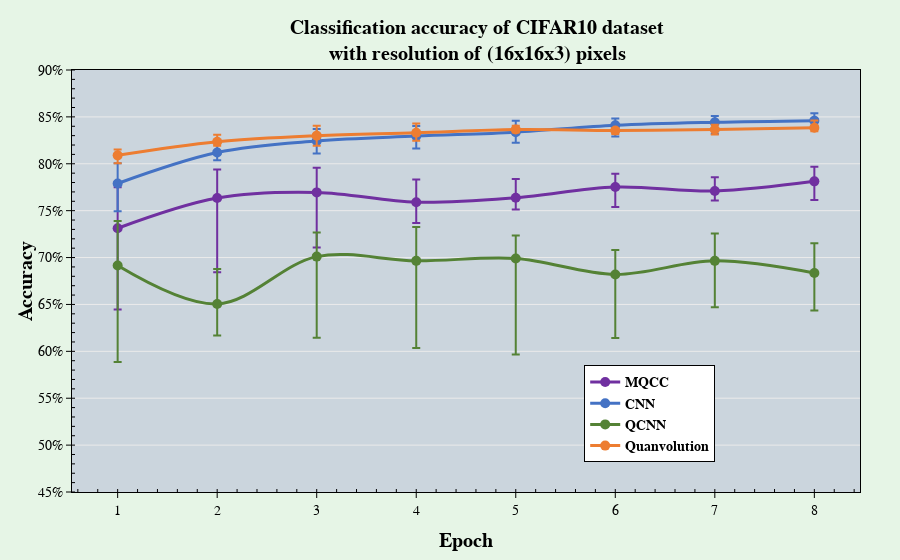

Notebook source saved alongside this figure:
### Code cell
from qcc.graph import plot

# dfs[:] = [dfs[i] for i in [1, 0]]
fig = plot(*dfs, title=title,

# Log Loss
# ylabel="Log Loss", xlabel="Iteration", legend=(0.65, 0.6), xaxis_tickformat= ',.2r', xaxis_dtick=2000, yaxis_range = [0, 0.7])
# yaxis_tickformat= ',.0%', xaxis_dtick=1

# Accuracy
ylabel="Accuracy", xlabel="Epoch", legend=(0.65, 0.3), yaxis_tickformat= ',.0%', xaxis_dtick=1, yaxis_range = [0.45, .9])

# Number of X
# ylabel="Number of Training Parameters", xlabel="Data Size", legend=(0.4, 0.95),)

fig.show()

### Figure 1 — Plotly figure (JSON) as saved in the notebook; plotly's stock layout.template omitted (floating-point values rounded to 4 significant figures)
{"data": [{"error_y": {"array": [0.04379, 0.03046, 0.02623, 0.02411, 0.0199, 0.01407, 0.01473, 0.01571], "arrayminus": [0.08669, 0.07906, 0.05883, 0.02211, 0.0125, 0.02127, 0.01013, 0.01991], "symmetric": false, "type": "data"}, "marker": {"color": "#7030A0"}, "name": "<b>MQCC", "type": "scatter", "x": [1, 2, 3, 4, 5, 6, 7, 8], "y": [0.7313, 0.7635, 0.7695, 0.759, 0.7638, 0.7753, 0.771, 0.7813]}, {"error_y": {"array": [0.02169, 0.01175, 0.0128, 0.0107, 0.01212, 0.007157, 0.006793, 0.007778], "arrayminus": [0.02969, 0.00815, 0.0133, 0.0131, 0.01132, 0.01186, 0.01249, 0.005578], "symmetric": false, "type": "data"}, "marker": {"color": "#4472C4"}, "name": "<b>CNN", "type": "scatter", "x": [1, 2, 3, 4, 5, 6, 7, 8], "y": [0.779, 0.812, 0.8243, 0.8295, 0.8338, 0.841, 0.8443, 0.846]}, {"error_y": {"array": [0.04756, 0.03731, 0.02564, 0.03614, 0.02465, 0.02611, 0.02925, 0.03184], "arrayminus": [0.103, 0.03351, 0.08644, 0.09294, 0.1022, 0.06771, 0.04945, 0.04004], "symmetric": false, "type": "data"}, "marker": {"color": "#548235"}, "name": "<b>QCNN", "type": "scatter", "x": [1, 2, 3, 4, 5, 6, 7, 8], "y": [0.6915, 0.6505, 0.701, 0.6965, 0.699, 0.682, 0.6965, 0.6835]}, {"error_y": {"array": [0.006345, 0.00758, 0.0105, 0.009821, 0.003995, 0.00259, 0.005077, 0.007529], "arrayminus": [0.008545, 0.00418, 0.0109, 0.008421, 0.003195, 0.00379, 0.005277, 0.003929], "symmetric": false, "type": "data"}, "marker": {"color": "#ED7D31"}, "name": "<b>Quanvolution", "type": "scatter", "x": [1, 2, 3, 4, 5, 6, 7, 8], "y": [0.809, 0.8235, 0.83, 0.833, 0.8365, 0.8355, 0.8365, 0.8385]}], "layout": {"legend": {"x": 0.65, "y": 0.3}, "margin": {"b": 68, "l": 72, "t": 70}, "title": {"text": "<b>Classification accuracy of CIFAR10 dataset<br>with resolution of (16x16x3) pixels", "x": 0.53, "y": 0.94}, "xaxis": {"dtick": 1, "title": {"text": "<b>Epoch"}}, "yaxis": {"range": [0.45, 0.9], "tickformat": ",.0%", "title": {"text": "<b>Accuracy"}}}}
